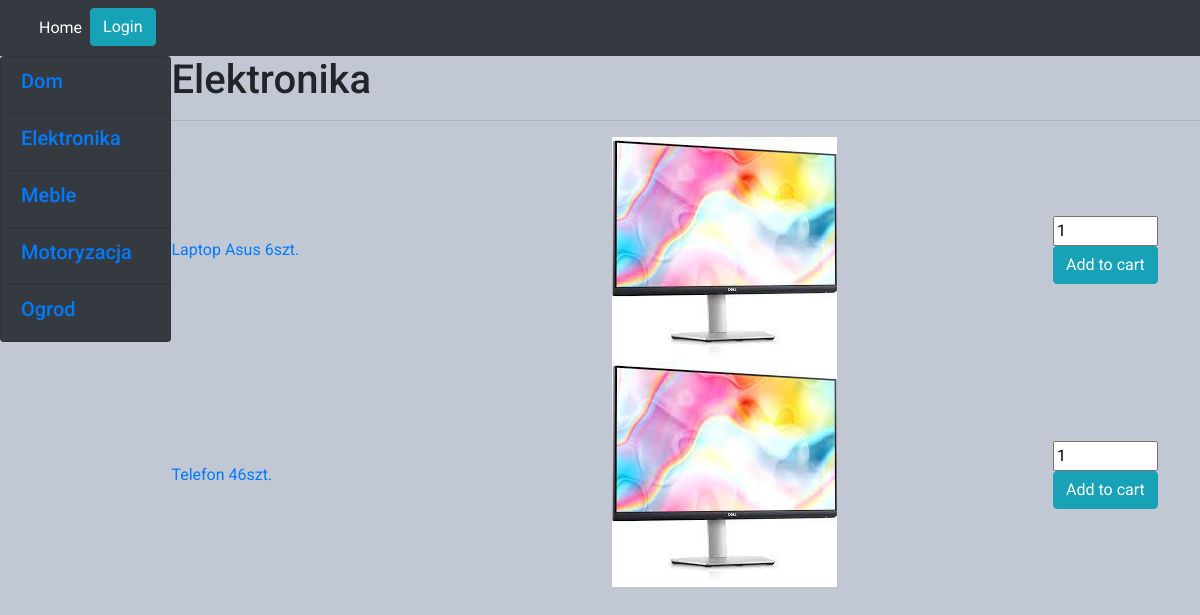
/products/1, run on an earlier commit of the app's database.
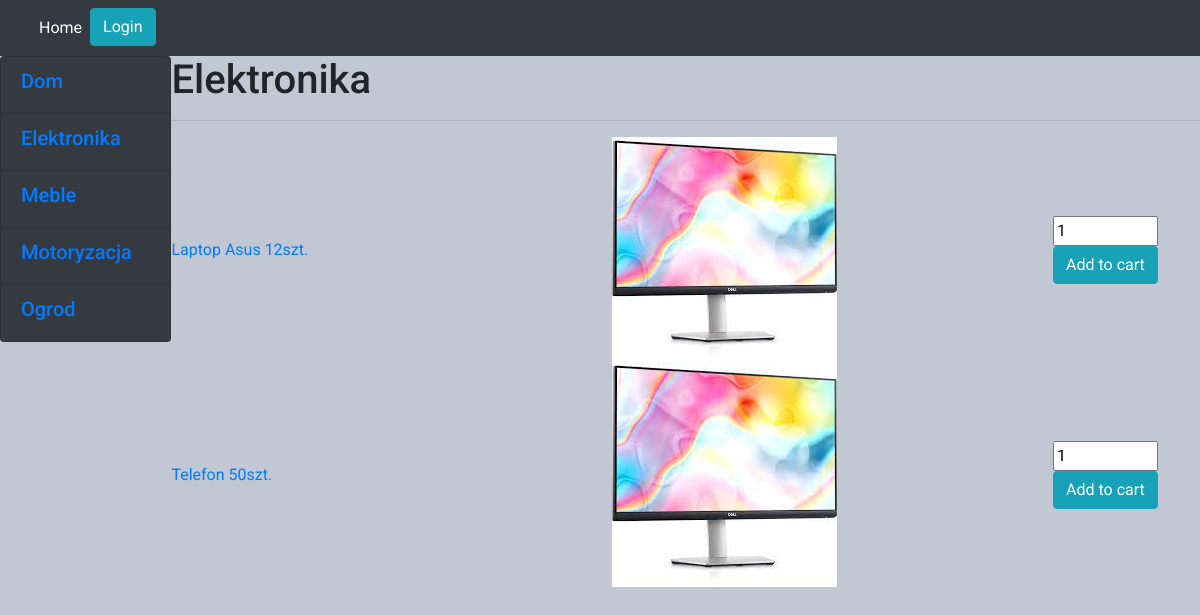
And on a later commit of the database.
### base/models.py (models this page shows, shortened)
class Product(models.Model):
    name = models.CharField(max_length=200)
    description = models.TextField(max_length=200)
    category = models.ForeignKey(Category, on_delete=models.SET_NULL, null=True)
    price = models.FloatField()
    quantity = models.IntegerField()
    picture = models.ImageField(null=True, blank=True, default="index.jpeg")

### base/views.py (the view)
# urls.py: path('products/<str:pk>', cache_page(CACHE_TTL)(views.CategoryDetails.as_view()), name='products'),
class CategoryDetails(DetailView):
    template_name = 'base/products.html'
    context_object_name = 'category'
    model = Category
    def get_context_data(self, *args, **kwargs):
        context = super(CategoryDetails, self).get_context_data(*args, **kwargs)
        categories = Category.objects.all()
        products = Product.objects.filter(category=context['category']).filter(quantity__gt=0)
        if len(products) == 0:
            messages.error(self.request, 'This category is empty')
        context['categories'] = categories
        context['products'] = products
        return context

### base/templates/base/products.html (shortened to what this page needs)
{% extends 'main.html' %}
{% block content %}
<div class="main-container">
    <div>
        {% include 'base/cat_menu_component.html' %}
    </div>
    <div>
        <h1>{{category.name}}</h1>
        <hr>
        <div class="items-container">
            {% for prod in products %}
            <div class="d-flex align-items-center"><a  href="{% url 'product_details' pk=prod.id %}">{{prod.name}} {{prod.quantity}}szt.</a></div>
            <div><img src="{{prod.picture.url}}"/></div>
            <div class="d-flex align-items-center">
                <form method="POST" action="{% url 'add_to_cart' prod.id %}">
                    <div class="buyer"><input type="number" value="1" id="quantity" name="quantity" min="1"
                                              max="{{ prod.quantity }}">
                        <input class="btn btn-info" type="submit" value="Add to cart"></div>
                </form>
            </div>
            {% endfor %}
        </div>
    </div>
</div>
{% endblock content %}

What changed in the data, as far as the page shows it:
changed Product "Laptop Asus": quantity "6" → "12"
changed Product "Telefon": quantity "46" → "50"
